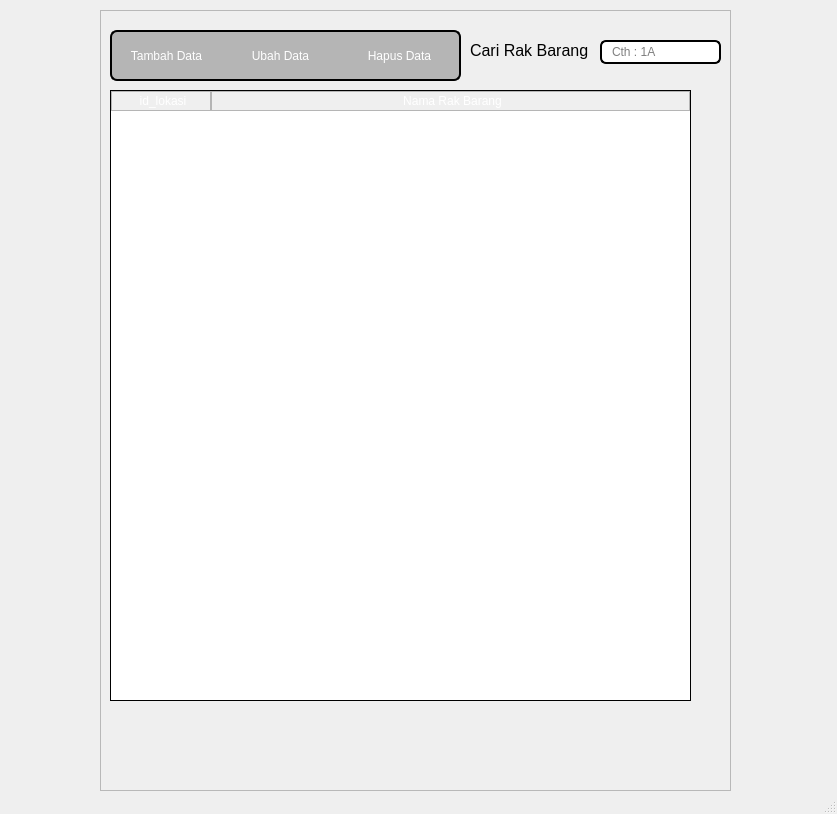
<?xml version="1.0" encoding="UTF-8"?>
<ui version="4.0">
 <class>MainWindow</class>
 <widget class="QMainWindow" name="MainWindow">
  <property name="geometry">
   <rect>
    <x>0</x>
    <y>0</y>
    <width>837</width>
    <height>814</height>
   </rect>
  </property>
  <property name="windowTitle">
   <string>Katalog - PT. Karya Graha Laboratory</string>
  </property>
  <property name="windowIcon">
   <iconset resource="../data/ui/logo.qrc">
    <normaloff>:/newPrefix/logo.png</normaloff>:/newPrefix/logo.png</iconset>
  </property>
  <widget class="QWidget" name="centralwidget">
   <widget class="QFrame" name="frame">
    <property name="geometry">
     <rect>
      <x>100</x>
      <y>10</y>
      <width>631</width>
      <height>781</height>
     </rect>
    </property>
    <property name="styleSheet">
     <string notr="true"/>
    </property>
    <property name="frameShape">
     <enum>QFrame::StyledPanel</enum>
    </property>
    <property name="frameShadow">
     <enum>QFrame::Raised</enum>
    </property>
    <widget class="QTableWidget" name="lokasiTable">
     <property name="geometry">
      <rect>
       <x>10</x>
       <y>80</y>
       <width>581</width>
       <height>611</height>
      </rect>
     </property>
     <property name="styleSheet">
      <string notr="true">QTableWidget{

border: 1px solid black ;

border-color:black;


}


QHeaderView::section {
    background-color: qlineargradient(x1:0, y1:0, x2:0, y2:1,
                                      stop:0 #616161, stop: 0.5 #000000,
                                      stop: 0.6 #000000, stop:1 #656565);
    color: white;
    padding-left: 4px;
    border: 1px solid #B5B5B5;

}


QTableWidget QTableCornerButton::section {
  background-color: qlineargradient(x1:0, y1:0, x2:0, y2:1,
                                      stop:0 #616161, stop: 0.5 #000000,
                                      stop: 0.6 #000000, stop:1 #656565); }


</string>
     </property>
     <property name="sizeAdjustPolicy">
      <enum>QAbstractScrollArea::AdjustToContents</enum>
     </property>
     <property name="editTriggers">
      <set>QAbstractItemView::NoEditTriggers</set>
     </property>
     <property name="dragDropOverwriteMode">
      <bool>false</bool>
     </property>
     <property name="selectionMode">
      <enum>QAbstractItemView::SingleSelection</enum>
     </property>
     <property name="selectionBehavior">
      <enum>QAbstractItemView::SelectRows</enum>
     </property>
     <property name="verticalScrollMode">
      <enum>QAbstractItemView::ScrollPerItem</enum>
     </property>
     <property name="showGrid">
      <bool>true</bool>
     </property>
     <property name="sortingEnabled">
      <bool>false</bool>
     </property>
     <attribute name="horizontalHeaderVisible">
      <bool>true</bool>
     </attribute>
     <attribute name="horizontalHeaderDefaultSectionSize">
      <number>100</number>
     </attribute>
     <attribute name="horizontalHeaderStretchLastSection">
      <bool>true</bool>
     </attribute>
     <column>
      <property name="text">
       <string>id_lokasi</string>
      </property>
     </column>
     <column>
      <property name="text">
       <string>Nama Rak Barang</string>
      </property>
     </column>
    </widget>
    <widget class="QPushButton" name="addButton">
     <property name="geometry">
      <rect>
       <x>10</x>
       <y>20</y>
       <width>111</width>
       <height>51</height>
      </rect>
     </property>
     <property name="styleSheet">
      <string notr="true">QPushButton {color:white; background-color:#B5B5B5;border:2px solid black;font: 13px &quot;Open Sans&quot;;border-right:0px;
border-top-left-radius: 7px;
border-bottom-left-radius: 7px;
padding: 0 8px;}




QPushButton:hover:!pressed {
 background-color: #3D3D3D;
border-style:inset
}

QPushButton:hover {
 background-color:#171717
}


</string>
     </property>
     <property name="text">
      <string>Tambah Data</string>
     </property>
    </widget>
    <widget class="QPushButton" name="editButton">
     <property name="geometry">
      <rect>
       <x>120</x>
       <y>20</y>
       <width>121</width>
       <height>51</height>
      </rect>
     </property>
     <property name="styleSheet">
      <string notr="true">QPushButton:disabled {
    color: rgba(0,0, 0, 100)
}

QPushButton {color:white; background-color:#B5B5B5;border:2px solid black;font: 13px &quot;Open Sans&quot;;border-right:0px;border-left:0px;
padding: 0 8px;
}

QPushButton:hover:!pressed {
 background-color: #3D3D3D;
border-style:inset
}

QPushButton:hover {
 background-color:#171717
}





QPushButton:hover {
  background-color:rgb(61, 61, 61)
}

</string>
     </property>
     <property name="text">
      <string>Ubah Data</string>
     </property>
    </widget>
    <widget class="QLineEdit" name="searchField">
     <property name="geometry">
      <rect>
       <x>500</x>
       <y>30</y>
       <width>121</width>
       <height>24</height>
      </rect>
     </property>
     <property name="styleSheet">
      <string notr="true">border: 2px solid black;
border-radius: 6px;
padding: 0 8px;
min-height: 20px ;
max-height:20px;
selection-background-color: gray;
color:black
</string>
     </property>
     <property name="text">
      <string/>
     </property>
     <property name="placeholderText">
      <string>Cth : 1A</string>
     </property>
    </widget>
    <widget class="QLabel" name="label">
     <property name="geometry">
      <rect>
       <x>370</x>
       <y>20</y>
       <width>121</width>
       <height>41</height>
      </rect>
     </property>
     <property name="styleSheet">
      <string notr="true">color:black;</string>
     </property>
     <property name="text">
      <string>&lt;html&gt;&lt;head/&gt;&lt;body&gt;&lt;p&gt;&lt;span style=&quot; font-size:12pt;&quot;&gt;Cari Rak Barang : &lt;/span&gt;&lt;/p&gt;&lt;/body&gt;&lt;/html&gt;</string>
     </property>
    </widget>
    <widget class="QPushButton" name="deleteButton">
     <property name="geometry">
      <rect>
       <x>240</x>
       <y>20</y>
       <width>121</width>
       <height>51</height>
      </rect>
     </property>
     <property name="styleSheet">
      <string notr="true">QPushButton:disabled {
    color: rgba(0,0, 0, 100)
}

QPushButton {color:white; background-color:#B5B5B5;border:2px solid black;font: 13px &quot;Open Sans&quot;;border-left:0px;border-top-right-radius: 7px;
border-bottom-right-radius: 7px;
padding: 0 8px;
}

QPushButton:hover:!pressed {
 background-color: #3D3D3D;
border-style:inset
}

QPushButton:hover {
 background-color:#171717
}
</string>
     </property>
     <property name="text">
      <string>Hapus Data</string>
     </property>
    </widget>
   </widget>
  </widget>
  <widget class="QMenuBar" name="menubar">
   <property name="geometry">
    <rect>
     <x>0</x>
     <y>0</y>
     <width>837</width>
     <height>21</height>
    </rect>
   </property>
  </widget>
  <widget class="QStatusBar" name="statusbar"/>
 </widget>
 <resources>
  <include location="../data/font/opensans.qrc"/>
  <include location="../data/ui/logo.qrc"/>
 </resources>
 <connections/>
</ui>
